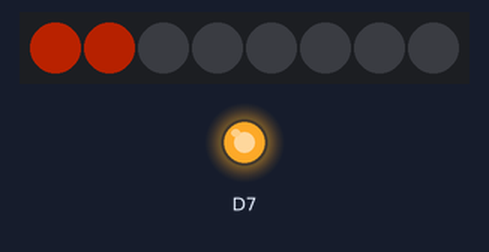
A program run on a simulated CircuitPython board. Shown: 8 RGB LEDs in strip order, left to right, output pins drawn as LEDs (lit = HIGH). Dim RGB values are drawn brighter than linear; random numbers come from a fixed seed.

Above: at 0.51 s.
At 19.95 s:
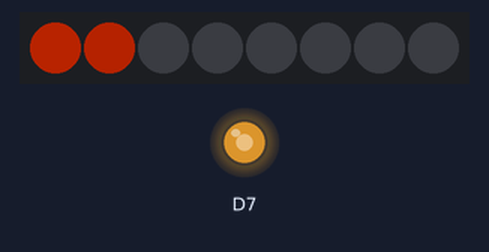
At 38.9 s:
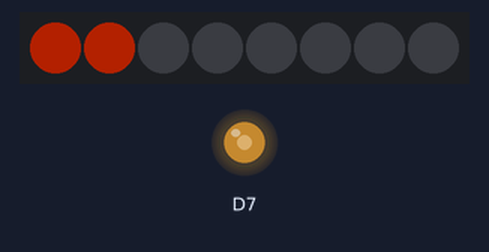
Timing chart, 0 to 40.0 s (numbered marks = the images above):
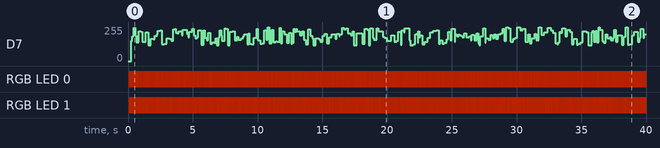

Measured:
- by itself, D7: 0/255 → 151/255 at 0.24 s, → 185/255 0.10 s later, → 251/255 0.11 s later, → 191/255 0.10 s later, … (262 changes in this stretch)

The program:

main.py
```python
import board
import time
import random
import neopixel
from fire import Fire

pixel_pin = board.D5

# Number of neopixels in the strip
num_pixels = 8

# Set this to the number of neopixels that you want to show the fire effect on
lanterns = 2

# Changed brightness from 0.1 to brighten the effect
pixels = neopixel.NeoPixel(pixel_pin, num_pixels, brightness=0.3, auto_write=False)


# GAMMA CORRECTION SECTION
# COLORS THAT ARE NOT GAMMA CORRECTED
colors = {
    'RED': (255, 0, 0),
    'REDORANGE': (255, 50, 0),
    'HALLOWEENORANGE': (255, 77, 0),
    'FIREORANGE': (251, 139, 35),
    'FIREORANGE2': (227, 140, 45),
    'FIREORANGE3': (222, 120, 31),
    'ORANGE': (235, 97, 35),
    'ORANGEYELLOW': (255, 100, 0),
    'YELLOW': (255, 150, 0),
    'GREEN': (0, 255, 0),
    'CYAN': (0, 255, 255),
    'BLUE': (0, 0, 255),
    'PURPLE': (180, 0, 255),
    'DARKPURPLE': (30, 0, 95),
    'INDIGO': (75, 0, 130),
    'WHITE': (255, 255, 255),
    'BLACK': (0, 0, 0)
}

# Store the gamma correction table.
gamma8 = []
for i in range(0, 256):
  gamma8.append(int(pow(float(i) / float(255), 2.8) * (255 + 0.5)))

# Function to obtain a gamma corrected color.
def gammaCorrection(color):
    r, g, b = color
    return (gamma8[r], gamma8[g], gamma8[b])

# Store all gamma corrected colors.
GC_COLORS = {}
for color, rgb in colors.items():
    GC_COLORS[color] = gammaCorrection(rgb)

# END OF GAMMA CORRECTION SECTION

def bounds(rgb, min, max):
    if rgb < min:
        return min
    elif rgb > max:
        return max
    else:
        return rgb


def flicker(color, spell=False):
    ''' Changes the brightness of the color values
        to make it appear to flicker.
        USE: color is the color you need adjusted,
             spell is set to True for spell effect,
             or False for regular flicker effect. '''

    # Unpack color values into seperate variables
    r, g, b = color

    if spell == True:
        brightness = random.random()
    else:
        brightness = random.uniform(0.8, 1.0)

    dim_r = bounds(round(r * brightness), 0, 255)
    dim_g = bounds(round(g * brightness), 0, 255)
    dim_b = bounds(round(b * brightness), 0, 255)
    return (dim_r, dim_g, dim_b)


# SPELL START
fx_length = 750
fx_color = GC_COLORS['INDIGO']


def spell_fx():
    fx_cycle = 0
    pixels.fill(GC_COLORS['BLACK'])
    pixels.show()
    time.sleep(0.5)

    while fx_cycle < fx_length:
        fx_brightness = flicker(fx_color, True)
        for e in range(num_pixels):
            pixels[e] = fx_brightness
            fx_cycle = fx_cycle + 1
        pixels.show()
        lantern.flicker() # This keeps the LED lantern flickering during the spell effect
        time.sleep(random.randrange(1, 100) / 1000)
    pixels.fill(GC_COLORS['BLACK'])
    pixels.show()
    time.sleep(0.5)


pixels.fill(GC_COLORS['BLACK'])
pixels.show()
time.sleep(0.01)

lantern = Fire(7, 'lantern')

# flames = [REDORANGE, ORANGE]
GC_COLOR = GC_COLORS['FIREORANGE']

while True:
    if random.randrange(0, 1000) == 500:
        spell_fx()
    else:
        for i in range(lanterns):
            # flare = flames[random.randrange(2)]
            pixels[i] = flicker(GC_COLOR)
        pixels.show()
        # Dividing this range by the number of pixels in the effect seems to make them react better:
        time.sleep((random.randrange(25, 200) / 1000) / lanterns)

    lantern.flicker()
```

fire.py
```python
import board
import pwmio
import supervisor
import random
from micropython import const


class Fire:
    '''A representation of a flame using an ordinary LED
       to display a flickering effect.  This is done by
       varying the brightness and thre time the light is
       on. '''

    def __init__(self, pin, fType='normal'):
        self.ItsyBitsy_Pins = {
            0: board.D0,
            1: board.D1,
            7: board.D7,
            9: board.D9,
            10: board.D10,
            11: board.D11,
            12: board.D12,
        }
        self.led = pwmio.PWMOut(self.ItsyBitsy_Pins[pin], frequency=500, duty_cycle=0)
        self.fire_type = fType
        self.brightness = self._get_brightness()
        self.flicker_duration = self._get_flicker_duration()
        self.current_moment = supervisor.ticks_ms()
        # For Time Comparison
        self._TICKS_PERIOD = const(1 << 29)
        self._TICKS_MAX = const(self._TICKS_PERIOD - 1)
        self._TICKS_HALFPERIOD = const(self._TICKS_PERIOD // 2)

    def _get_brightness(self):
        if self.fire_type == 'lantern':
            return random.randrange(30000, 65535)
        else:
            return random.randrange(8000, 20000)

    @staticmethod
    def _get_flicker_duration():
        return random.randrange(25, 200)

    def ticks_diff(self, ticks1, ticks2):
        # 'Compute the signed difference between two ticks values, assuming that they are within 2**28 ticks'
        self.diff = (ticks1 - ticks2) & self._TICKS_MAX
        self.diff = (
            (self.diff + self._TICKS_HALFPERIOD) & self._TICKS_MAX
        ) - self._TICKS_HALFPERIOD
        return self.diff

    def flicker(self):
        if (
            self.ticks_diff(supervisor.ticks_ms(), self.current_moment)
            >= self.flicker_duration
        ):
            self.led.duty_cycle = self.brightness
            self.current_moment = supervisor.ticks_ms()
            self.brightness = self._get_brightness()
            self.flicker_duration = self._get_flicker_duration()
```
